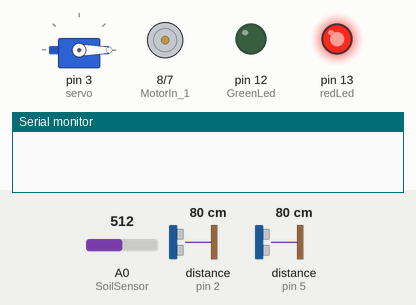
A sketch run on a simulated Arduino Uno, built with avr-gcc and run on an emulated ATmega328P. Shown: servo, motor-driver pin pairs drawn as motors (green arrow = first pin HIGH = forward, orange = second pin HIGH = backward, longer = more drive, scaled by the enable pin), output pins drawn as LEDs (lit = HIGH), the last lines printed to the serial monitor. Wiring (inferred from the names in the program): 2 × ultrasonic range finder: trigger pin 4, echo pin 5 / trigger pin 6, echo pin 2. The test bench sets the inputs (shaded band); at power-on: distance to the obstacle (sensors on pin 5, pin 2) 80 cm, A0 (SoilSensor) = 512. The echo pulse lasts 58.3 µs per cm; pins used as bus, display or sensor lines are not drawn.

Above: at 1.7 s.
1.8 s: distance to the obstacle (sensor on pin 5) set to 9 cm
4.7 s: distance to the obstacle (sensor on pin 5) set to 6 cm
At 7.3 s:
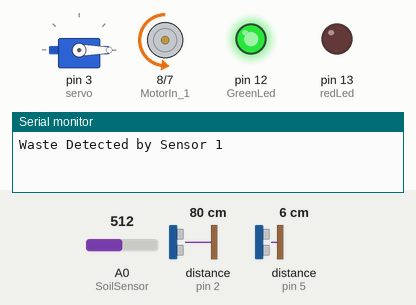
At 8.4 s:
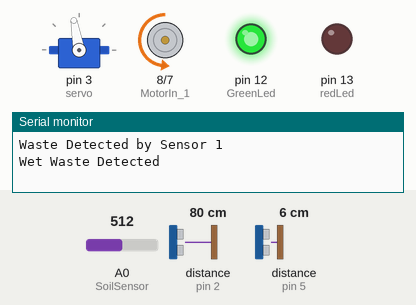
Timing chart, 0 to 29.2 s (numbered marks = the images above; inputs shaded):
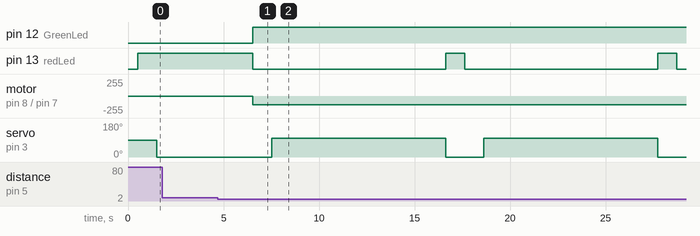

The sketch:

Smart_Waste_Sagregrator.ino
```cpp
#include <Servo.h>


// Define for Motor Driver
#define MotorEnable 9
#define MotorIn_1 8
#define MotorIn_2 7

// Define for Ultrasonic Sensor
// for sensor1
#define TriggerPin1 6
#define EchoPin1 5

// for sensor2
#define TriggerPin2 4
#define EchoPin2 2

// for soil sensor
#define SoilSensor A0

// define for lights
#define redLed 13
#define GreenLed 12


Servo servo;

int motorSpeed = 130;
long distance1, duration1;
long distance2, duration2;

void setup() {
  Serial.begin(9600);

  servo.attach(3);

  pinMode(MotorEnable, OUTPUT);
  pinMode(MotorIn_1, OUTPUT);
  pinMode(MotorIn_2, OUTPUT);

  pinMode(TriggerPin1, OUTPUT);
  pinMode(EchoPin1, INPUT);

  pinMode(TriggerPin2, OUTPUT);
  pinMode(EchoPin2, INPUT);

  pinMode(SoilSensor, INPUT);

  pinMode(GreenLed, OUTPUT);
  pinMode(redLed, OUTPUT);

  digitalWrite(MotorIn_1, LOW);
  // digitalWrite(MotorIn_2, HIGH);
  // digitalWrite(GreenLed, HIGH);
  // digitalWrite(redLed, HIGH);

  delay(500);
}

void loop() {
  int westValue = analogRead(SoilSensor);
  digitalWrite(redLed ,HIGH);
  digitalWrite(TriggerPin1, LOW);
  digitalWrite(TriggerPin2, LOW);
  delayMicroseconds(2);
  digitalWrite(TriggerPin1, HIGH);
  digitalWrite(TriggerPin2, HIGH);
  delayMicroseconds(10);
  digitalWrite(TriggerPin1, LOW);
  digitalWrite(TriggerPin2, LOW);

  // Measure the duration of the echo pulse
  duration1 = pulseIn(EchoPin1, HIGH);
  duration2 = pulseIn(EchoPin2, HIGH);

  // Calculate distance in centimeters
  distance1 = duration1 * 0.034 / 2;
  distance2 = duration2 * 0.034 / 2;

  if (distance1 <= 6) {
    digitalWrite(redLed,LOW);
    digitalWrite(GreenLed , HIGH);
    Serial.println("Waste Detected by Sensor 1");
    digitalWrite(MotorIn_1, LOW);
    digitalWrite(MotorIn_2, HIGH);
    analogWrite(MotorEnable, motorSpeed);


    int wasteValue = analogRead(SoilSensor);
    delay(1000);

    if(distance2 <=7)
    {

    if(wasteValue<= 50 )
    {
      servo.write(0);
      Serial.println("Metal Detected");
    }
    else if (wasteValue <=750 && wasteValue >50)
    {
      servo.write(100);
      Serial.println("Wet Waste Detected");
    }
     else if (wasteValue <=1015 && wasteValue >750)

    {
      servo.write(100);
      Serial.println("Organic Waste Detected");
    }
     else if (wasteValue <=1015 && wasteValue >750)

    {
      servo.write(100);
      Serial.println("Organic Waste Detected");
    }
    else {
      servo.write(180);
      Serial.println("Plastic Detected");
    }

    delay(100);
    }


        delay(9000);
        servo.write(0);
  }
  else {
    // Turn off the motor if no waste detected by sensor 1
    digitalWrite(MotorIn_1, LOW);
    digitalWrite(MotorIn_2, LOW);
    servo.write(0);
    digitalWrite(redLed, HIGH);
  }
}
```

Measured:
- the behaviour switches between 8 and 7 cm on distance to the obstacle (sensor on pin 5) (found by bisection; images 0 and 1)
- after the input at 1.8 s, every drawn part: stays the same
- after the input at 4.7 s, pin 12 (GreenLed): LOW → HIGH after 1.8 s; pin 13 (redLed): alternates HIGH for 1.0 s and LOW for 10.1 s, starting after 1.8 s; motor on pin 8 (MotorIn_1) / pin 7 (MotorIn_2): stopped → backward 130/255 after 1.8 s; servo on pin 3 (servo): alternates 100° for 9.1 s and 0° for 2.0 s, starting after 2.8 s
